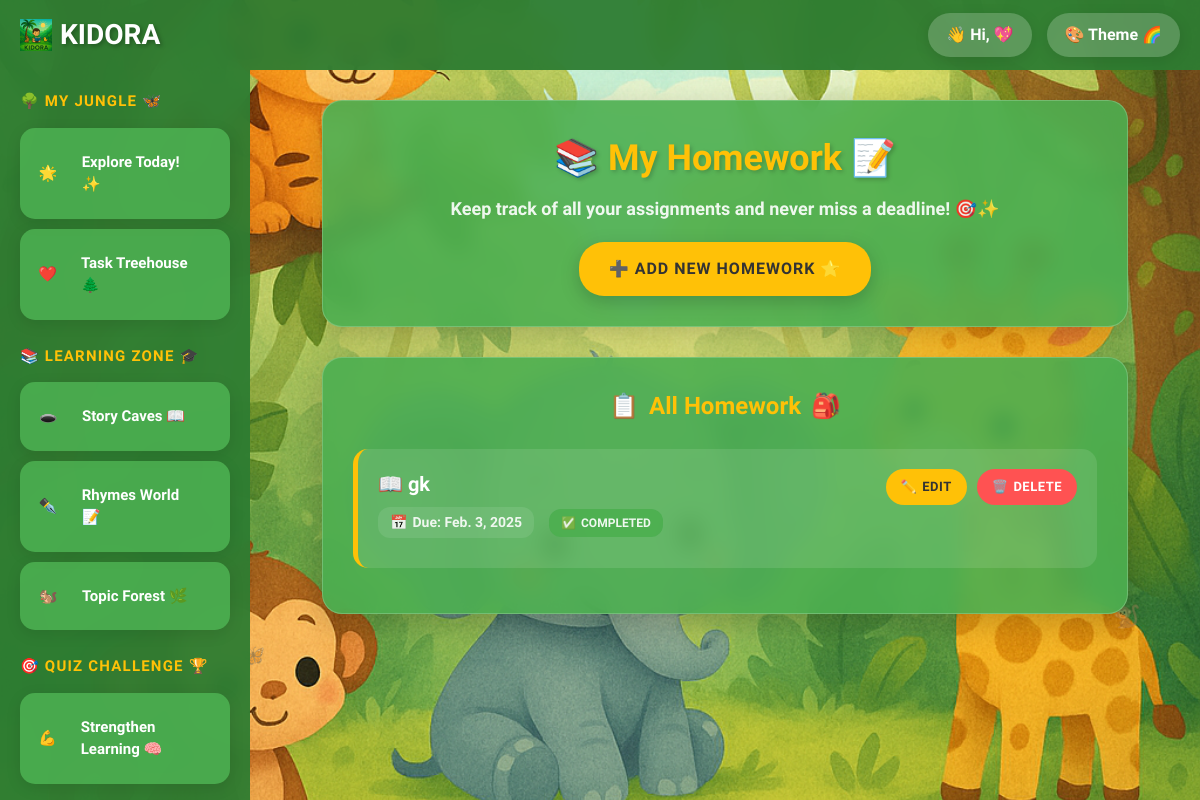
Before: /homework/ (signed in) with the older database file.
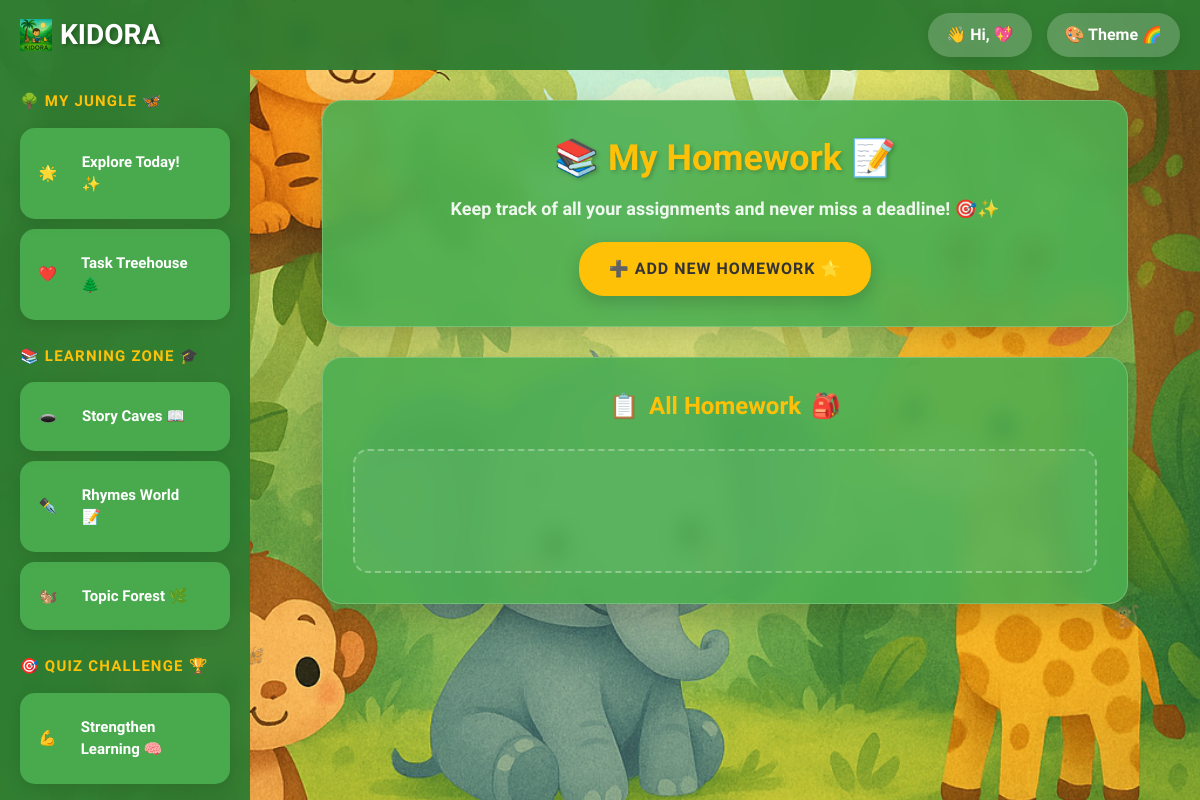
After: the same page with the newer database file.
### homework/models.py (models this page shows, shortened)
class Homework(models.Model):
    user = models.ForeignKey(User, on_delete=models.CASCADE)
    title = models.CharField(max_length=200)
    description = models.TextField()
    due_date = models.DateField()
    completed = models.BooleanField(default=False)

### homework/views.py (the view)
# urls.py: path('', views.homework_list, name='homework_list'),
@login_required
def homework_list(request):
    homeworks = Homework.objects.filter(user=request.user)
    return render(request, 'homework/homework_list.html', {'homeworks': homeworks,  'first_name': request.user.first_name})

### accounts/context_processors.py (called while the page is built)
def coins_context(request):
    coins = 0
    if request.user.is_authenticated:
        profile, created = UserProfile.objects.get_or_create(user=request.user, defaults={'coins': 250})
        if not created and profile.coins == 0:
            profile.coins = 250
            profile.save(update_fields=['coins'])
        coins = profile.coins
    return {'coins': coins}

### templates/homework/homework_list.html (shortened to what the changed rows need)
{% load static %}
<!DOCTYPE html>
<html lang="en">
<head>
    <link href="https://cdn.jsdelivr.net/npm/bootstrap@5.0.2/dist/css/bootstrap.min.css" rel="stylesheet">
</head>
<body class="theme-jungle">
    <div class="container">
        <div class="main-content">
            <div class="homework-list">
                <ul class="homework-items">
                    {% for hw in homeworks %}
                        <li class="homework-item">
                            <div class="homework-content">
                                <div class="homework-info">
                                    <div class="homework-title-item">
                                        📖 {{ hw.title }}
                                    </div>
                                    <div class="homework-meta">
                                        <div class="due-date">
                                            <span>📅</span> Due: {{ hw.due_date }}
                                        </div>
                                        <div class="completion-status {% if hw.completed %}status-completed{% else %}status-pending{% endif %}">
                                            {% if hw.completed %}
                                                <span>✅</span> Completed
                                            {% else %}
                                                <span>⏳</span> Pending
                                            {% endif %}
                                        </div>
                                    </div>
                                </div>
                                <div class="homework-actions">
                                    <a href="{% url 'update_homework' hw.pk %}" class="action-btn edit-btn">
                                        <span>✏️</span> Edit
                                    </a>
                                    <a href="{% url 'delete_homework' hw.pk %}" class="action-btn delete-btn">
                                        <span>🗑️</span> Delete
                                    </a>
                                </div>
                            </div>
                        </li>
                    {% empty %}
                        <li class="empty-state">
                    {% endfor %}
                </ul>
            </div>
        </div>
    </div>
</body>
</html>

Changed rows visible on the page:
removed Homework: title "gk", due_date "Feb. 3, 2025", completed "COMPLETED"
